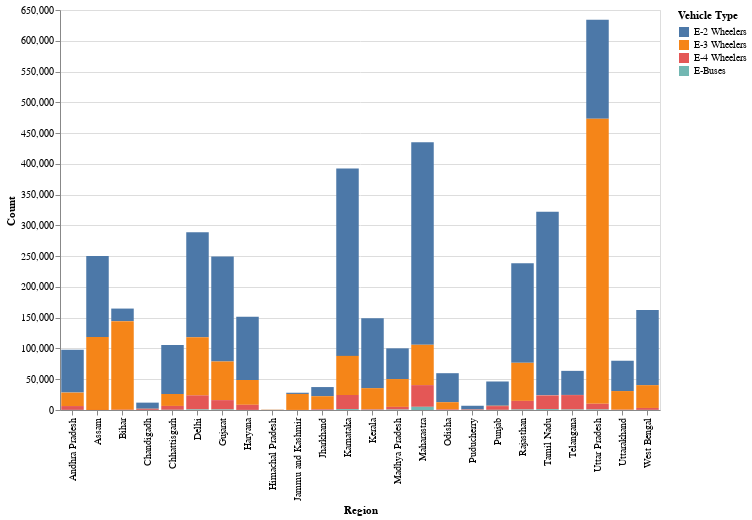

Source (notebook cell):
### Markdown cell above
Since these States have lowest number of EVs wrt total vehicles in the State, we can infer that growth potential for EV markets in these states can be considered good.

### Code cell
import altair as alt

# Melt the dataframe to long format
data_long = data.melt(id_vars=['Region'],
                      # These columns are the ones that will be "melted" or turned into rows
                     value_vars= ['E-2 Wheelers', 'E-3 Wheelers', 'E-4 Wheelers', 'E-Buses'],
                      #This new column will store the names of the melted columns (like 'E-2 Wheelers', 'E-3 Wheelers', etc.)
                     var_name='Vehicle Type',
                      # This new column will store the values from the melted columns.
                      value_name='Count')
# The result is a DataFrame where each row represents a specific vehicle type and its count for a given region.

# Create the bar chart
alt.Chart(data_long).mark_bar().encode(
    x='Region',
    y='Count',
    color='Vehicle Type',
    tooltip=['Region', 'Vehicle Type', 'Count']
).properties(
    width=600,
    height=400
)
# This chart output is not displayed on github as Github's notebook viewer does not execute
# any embedded Javascript code, presumably for security reasons. Altair charts are rendered via
# javascript, so they do not appear in Github notebook views. Find this output in the Images folder

### Figure 1 — Vega-Lite specification as saved in the notebook (floating-point values rounded to 4 significant figures)
{"config": {"view": {"continuousWidth": 400, "continuousHeight": 300}}, "data": {"name": "data-297e6c6182e33e84b8bdd7ef0b61e738"}, "mark": "bar", "encoding": {"color": {"field": "Vehicle Type", "type": "nominal"}, "tooltip": [{"field": "Region", "type": "nominal"}, {"field": "Vehicle Type", "type": "nominal"}, {"field": "Count", "type": "quantitative"}], "x": {"field": "Region", "type": "nominal"}, "y": {"field": "Count", "type": "quantitative"}}, "height": 400, "width": 600, "$schema": "https://vega.github.io/schema/vega-lite/v4.17.0.json", "datasets": {"data-297e6c6182e33e84b8bdd7ef0b61e738": [{"Region": "Uttar Pradesh", "Vehicle Type": "E-2 Wheelers", "Count": 160678}, {"Region": "Maharastra", "Vehicle Type": "E-2 Wheelers", "Count": 329080}, {"Region": "Karnataka", "Vehicle Type": "E-2 Wheelers", "Count": 304610}, {"Region": "Tamil Nadu", "Vehicle Type": "E-2 Wheelers", "Count": 298353}, {"Region": "Delhi", "Vehicle Type": "E-2 Wheelers", "Count": 170580}, {"Region": "Assam", "Vehicle Type": "E-2 Wheelers", "Count": 131543}, {"Region": "Gujarat", "Vehicle Type": "E-2 Wheelers", "Count": 170445}, {"Region": "Rajasthan", "Vehicle Type": "E-2 Wheelers", "Count": 161865}, {"Region": "Bihar", "Vehicle Type": "E-2 Wheelers", "Count": 20425}, {"Region": "West Bengal", "Vehicle Type": "E-2 Wheelers", "Count": 122075}, {"Region": "Haryana", "Vehicle Type": "E-2 Wheelers", "Count": 103010}, {"Region": "Kerala", "Vehicle Type": "E-2 Wheelers", "Count": 113560}, {"Region": "Chhattisgarh", "Vehicle Type": "E-2 Wheelers", "Count": 79440}, {"Region": "Madhya Pradesh", "Vehicle Type": "E-2 Wheelers", "Count": 49950}, {"Region": "Andhra Pradesh", "Vehicle Type": "E-2 Wheelers", "Count": 69620}, {"Region": "Uttarakhand", "Vehicle Type": "E-2 Wheelers", "Count": 49283}, {"Region": "Telangana", "Vehicle Type": "E-2 Wheelers", "Count": 39145}, {"Region": "Odisha", "Vehicle Type": "E-2 Wheelers", "Count": 47152}, {"Region": "Punjab", "Vehicle Type": "E-2 Wheelers", "Count": 39456}, {"Region": "Jharkhand", "Vehicle Type": "E-2 Wheelers", "Count": 14860}, {"Region": "Jammu and Kashmir", "Vehicle Type": "E-2 Wheelers", "Count": 1970}, {"Region": "Chandigadh", "Vehicle Type": "E-2 Wheelers", "Count": 9906}, {"Region": "Puducherry", "Vehicle Type": "E-2 Wheelers", "Count": 6085}, {"Region": "Himachal Pradesh", "Vehicle Type": "E-2 Wheelers", "Count": 24}, {"Region": "Uttar Pradesh", "Vehicle Type": "E-3 Wheelers", "Count": 463393}, {"Region": "Maharastra", "Vehicle Type": "E-3 Wheelers", "Count": 65500}, {"Region": "Karnataka", "Vehicle Type": "E-3 Wheelers", "Count": 63552}, {"Region": "Tamil Nadu", "Vehicle Type": "E-3 Wheelers", "Count": 222}, {"Region": "Delhi", "Vehicle Type": "E-3 Wheelers", "Count": 94389}, {"Region": "Assam", "Vehicle Type": "E-3 Wheelers", "Count": 118630}, {"Region": "Gujarat", "Vehicle Type": "E-3 Wheelers", "Count": 62777}, {"Region": "Rajasthan", "Vehicle Type": "E-3 Wheelers", "Count": 61842}, {"Region": "Bihar", "Vehicle Type": "E-3 Wheelers", "Count": 143863}, {"Region": "West Bengal", "Vehicle Type": "E-3 Wheelers", "Count": 37039}, {"Region": "Haryana", "Vehicle Type": "E-3 Wheelers", "Count": 40280}, {"Region": "Kerala", "Vehicle Type": "E-3 Wheelers", "Count": 34188}, {"Region": "Chhattisgarh", "Vehicle Type": "E-3 Wheelers", "Count": 19425}, {"Region": "Madhya Pradesh", "Vehicle Type": "E-3 Wheelers", "Count": 45231}, {"Region": "Andhra Pradesh", "Vehicle Type": "E-3 Wheelers", "Count": 21878}, {"Region": "Uttarakhand", "Vehicle Type": "E-3 Wheelers", "Count": 30195}, {"Region": "Telangana", "Vehicle Type": "E-3 Wheelers", "Count": 222}, {"Region": "Odisha", "Vehicle Type": "E-3 Wheelers", "Count": 11544}, {"Region": "Punjab", "Vehicle Type": "E-3 Wheelers", "Count": 555}, {"Region": "Jharkhand", "Vehicle Type": "E-3 Wheelers", "Count": 21154}, {"Region": "Jammu and Kashmir", "Vehicle Type": "E-3 Wheelers", "Count": 25974}, {"Region": "Chandigadh", "Vehicle Type": "E-3 Wheelers", "Count": 222}, {"Region": "Puducherry", "Vehicle Type": "E-3 Wheelers", "Count": 222}, {"Region": "Himachal Pradesh", "Vehicle Type": "E-3 Wheelers", "Count": 333}, {"Region": "Uttar Pradesh", "Vehicle Type": "E-4 Wheelers", "Count": 9270}, {"Region": "Maharastra", "Vehicle Type": "E-4 Wheelers", "Count": 35312}, {"Region": "Karnataka", "Vehicle Type": "E-4 Wheelers", "Count": 22931}, {"Region": "Tamil Nadu", "Vehicle Type": "E-4 Wheelers", "Count": 22260}, {"Region": "Delhi", "Vehicle Type": "E-4 Wheelers", "Count": 22800}, {"Region": "Assam", "Vehicle Type": "E-4 Wheelers", "Count": 124}, {"Region": "Gujarat", "Vehicle Type": "E-4 Wheelers", "Count": 15188}, {"Region": "Rajasthan", "Vehicle Type": "E-4 Wheelers", "Count": 14021}, {"Region": "Bihar", "Vehicle Type": "E-4 Wheelers", "Count": 462}, {"Region": "West Bengal", "Vehicle Type": "E-4 Wheelers", "Count": 3153}, {"Region": "Haryana", "Vehicle Type": "E-4 Wheelers", "Count": 8340}, {"Region": "Kerala", "Vehicle Type": "E-4 Wheelers", "Count": 982}, {"Region": "Chhattisgarh", "Vehicle Type": "E-4 Wheelers", "Count": 6320}, {"Region": "Madhya Pradesh", "Vehicle Type": "E-4 Wheelers", "Count": 4358}, {"Region": "Andhra Pradesh", "Vehicle Type": "E-4 Wheelers", "Count": 6257}, {"Region": "Uttarakhand", "Vehicle Type": "E-4 Wheelers", "Count": 450}, {"Region": "Telangana", "Vehicle Type": "E-4 Wheelers", "Count": 23474}, {"Region": "Odisha", "Vehicle Type": "E-4 Wheelers", "Count": 1014}, {"Region": "Punjab", "Vehicle Type": "E-4 Wheelers", "Count": 6077}, {"Region": "Jharkhand", "Vehicle Type": "E-4 Wheelers", "Count": 1113}, {"Region": "Jammu and Kashmir", "Vehicle Type": "E-4 Wheelers", "Count": 97}, {"Region": "Chandigadh", "Vehicle Type": "E-4 Wheelers", "Count": 1666}, {"Region": "Puducherry", "Vehicle Type": "E-4 Wheelers", "Count": 550}, {"Region": "Himachal Pradesh", "Vehicle Type": "E-4 Wheelers", "Count": 168}, {"Region": "Uttar Pradesh", "Vehicle Type": "E-Buses", "Count": 820}, {"Region": "Maharastra", "Vehicle Type": "E-Buses", "Count": 5150}, {"Region": "Karnataka", "Vehicle Type": "E-Buses", "Count": 1460}, {"Region": "Tamil Nadu", "Vehicle Type": "E-Buses", "Count": 1380}, {"Region": "Delhi", "Vehicle Type": "E-Buses", "Count": 950}, {"Region": "Assam", "Vehicle Type": "E-Buses", "Count": 46}, {"Region": "Gujarat", "Vehicle Type": "E-Buses", "Count": 880}, {"Region": "Rajasthan", "Vehicle Type": "E-Buses", "Count": 796}, {"Region": "Bihar", "Vehicle Type": "E-Buses", "Count": 72}, {"Region": "West Bengal", "Vehicle Type": "E-Buses", "Count": 160}, {"Region": "Haryana", "Vehicle Type": "E-Buses", "Count": 100}, {"Region": "Kerala", "Vehicle Type": "E-Buses", "Count": 300}, {"Region": "Chhattisgarh", "Vehicle Type": "E-Buses", "Count": 300}, {"Region": "Madhya Pradesh", "Vehicle Type": "E-Buses", "Count": 680}, {"Region": "Andhra Pradesh", "Vehicle Type": "E-Buses", "Count": 150}, {"Region": "Uttarakhand", "Vehicle Type": "E-Buses", "Count": 120}, {"Region": "Telangana", "Vehicle Type": "E-Buses", "Count": 760}, {"Region": "Odisha", "Vehicle Type": "E-Buses", "Count": 100}, {"Region": "Punjab", "Vehicle Type": "E-Buses", "Count": 250}, {"Region": "Jharkhand", "Vehicle Type": "E-Buses", "Count": 150}, {"Region": "Jammu and Kashmir", "Vehicle Type": "E-Buses", "Count": 10}, {"Region": "Chandigadh", "Vehicle Type": "E-Buses", "Count": 170}, {"Region": "Puducherry", "Vehicle Type": "E-Buses", "Count": 50}, {"Region": "Himachal Pradesh", "Vehicle Type": "E-Buses", "Count": 150}]}}
